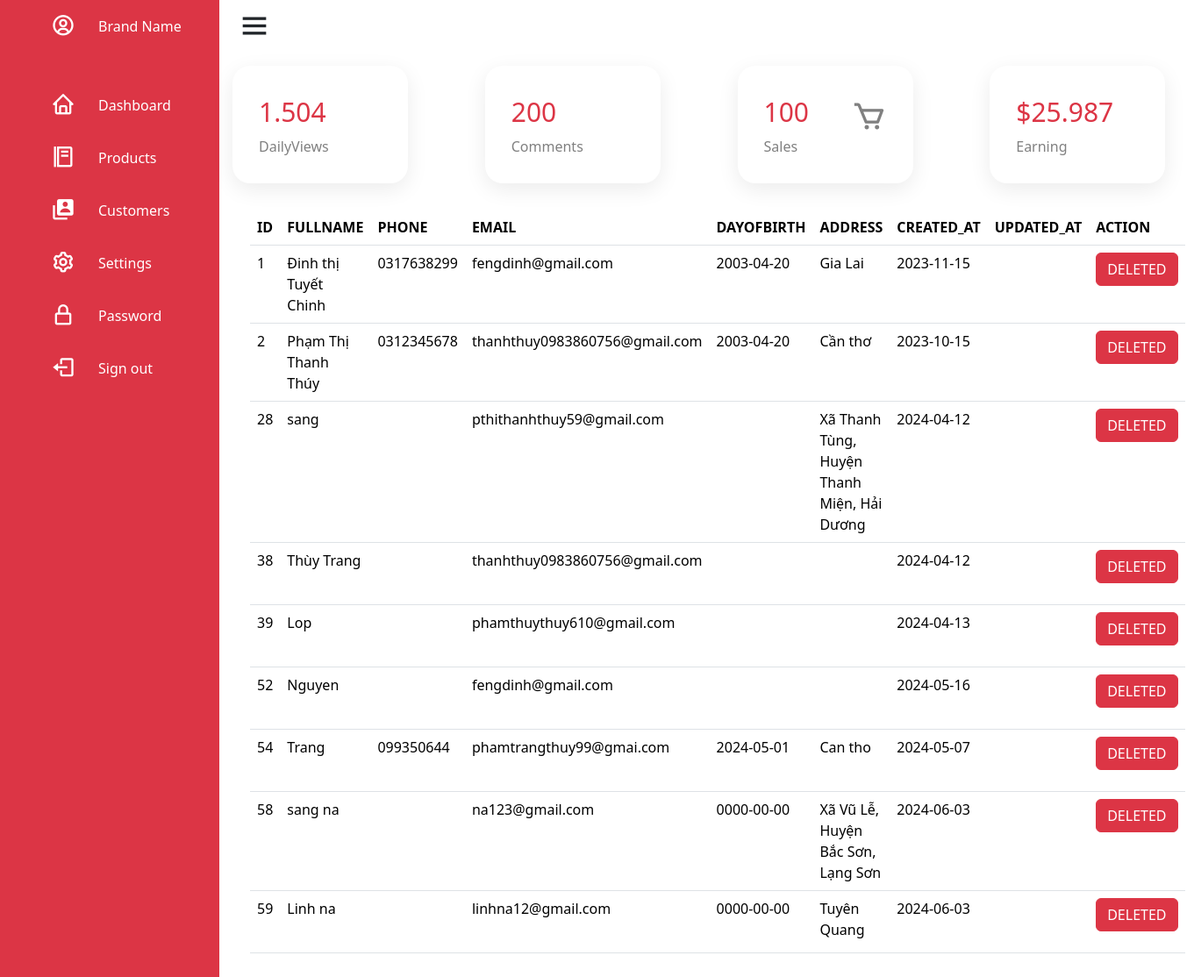
Page /admin/ViewCustomers.php on the committed database.
### tables this page shows
CREATE TABLE `users` (
  `USERID` int(11) NOT NULL,
  `FULLNAME` varchar(100) DEFAULT NULL,
  `PHONE` varchar(11) NOT NULL,
  `EMAIL` varchar(100) NOT NULL,
  `DAYOFBIRTH` date DEFAULT NULL,
  `USERADDRESS` varchar(255) DEFAULT NULL,
  `USERPASSWORD` varchar(50) NOT NULL,
  `PICTURE` varchar(255) DEFAULT NULL,
  `ROLEID` int(11) NOT NULL,
  `CREATEDAT` date NOT NULL DEFAULT current_timestamp(),
  `UPDATEDAT` date DEFAULT NULL,
  `province_id` int(11) NOT NULL
);

### config.php (called while the page is built, shortened)
<?php
$servername = "localhost";
$username = "root";
$password = "";
$dbname = "fastfood";

### class/AdminController.php (called while the page is built, shortened)
<?php
class AdminController {
    private $db;
    public function __construct($db) {
        $this->db = $db;
    }
    public function ViewCustomers() {
        $sql = 'SELECT * FROM users WHERE ROLEID=2';
        return $this->db->selectQuery($sql);
    }
}
?>

### class/DB.php (called while the page is built, shortened)
<?php
class DB {
    private $conn;
    public function __construct($conn) {
        $this->conn = $conn;
    }
    public function selectQuery($sql, $params = []) {
        $stm = $this->conn->prepare($sql);
        $stm->execute($params);
        return $stm->fetchAll(PDO::FETCH_OBJ);
    }
}
?>

### admin/ViewCustomers.php (the view, shortened to what this page needs)
<?php
    require "./header.php";
    require "../config.php";
    $model = new AdminController(new DB(new PDO("mysql:host=$servername;dbname=$dbname", $username, $password)));
    $customers = $model->ViewCustomers();
?>
    <link href="https://cdn.jsdelivr.net/npm/bootstrap@5.3.3/dist/css/bootstrap.min.css" rel="stylesheet">
<div class="mainAdd">
    <table class="table">
        <thead>
            <tr>
                <th>ID</th>
                <th>FULLNAME</th>
                <th>PHONE</th>
                <th>EMAIL</th>
                <th>DAYOFBIRTH</th>
                <th>ADDRESS</th>
                <th>CREATED_AT</th>
                <th>UPDATED_AT</th>
                <th>ACTION</th>
            </tr>
        </thead>
        <tbody>
        <?php
            foreach($customers as $item)
            {
                ?>
                <tr>
                    <td scope="row"><?php echo $item->USERID ?></td>
                    <td><?php echo $item->FULLNAME ?></td>
                    <td><?php echo $item->PHONE ?></td>
                    <td><?php echo $item->EMAIL ?></td>
                    <td><?php echo $item->DAYOFBIRTH ?></td>
                    <td><?php echo $item->USERADDRESS ?></td>
                    <td><?php echo $item->CREATEDAT ?></td>
                    <td><?php echo $item->UPDATEDAT ?></td>
                    <td>
                        <a href="./DeletedCustomer.php?USERID=<?php echo $item->USERID ?>" type="button" class="btn btn-danger mb-3 text-uppercase">deleted</a>
                    </td>
                </tr>
                <?php
            }
            ?>
        </tbody>
    </table>
</div>

### admin/AdminLayoutPage.css (style rules this page uses)
* { margin: 0px; padding: 0px; box-sizing: border-box; font-family: system-ui, -apple-system, BlinkMacSystemFont, 'Segoe UI', Roboto, Oxygen, Ubuntu, Cantarell, 'Open Sans', 'Helvetica Neue', sans-serif; }
body { min-height: 100vh; overflow-x: hidden; }
.mainAdd { position: relative; width: 90%; margin-left: 20px; padding: 15px; }

### rows in the picture
users: USERID "1", FULLNAME "Đinh thị Tuyết Chinh", PHONE "0317638299", EMAIL "fengdinh@gmail.com", DAYOFBIRTH "2003-04-20", USERADDRESS "Gia Lai", CREATEDAT "2023-11-15"
users: USERID "2", FULLNAME "Phạm Thị Thanh Thúy", PHONE "0312345678", EMAIL "thanhthuy0983860756@gmail.com", DAYOFBIRTH "2003-04-20", USERADDRESS "Cần thơ", CREATEDAT "2023-10-15"
users: USERID "28", FULLNAME "sang", EMAIL "pthithanhthuy59@gmail.com", USERADDRESS "Xã Thanh Tùng, Huyện Thanh Miện, Hải Dương", CREATEDAT "2024-04-12"
users: USERID "38", FULLNAME "Thùy Trang", EMAIL "thanhthuy0983860756@gmail.com", CREATEDAT "2024-04-12"
users: USERID "39", FULLNAME "Lop", EMAIL "phamthuythuy610@gmail.com", CREATEDAT "2024-04-13"
users: USERID "52", FULLNAME "Nguyen", EMAIL "fengdinh@gmail.com", CREATEDAT "2024-05-16"
users: USERID "54", FULLNAME "Trang", PHONE "099350644", EMAIL "phamtrangthuy99@gmai.com", DAYOFBIRTH "2024-05-01", USERADDRESS "Can tho", CREATEDAT "2024-05-07"
users: USERID "58", FULLNAME "sang na", EMAIL "na123@gmail.com", DAYOFBIRTH "0000-00-00", USERADDRESS "Xã Vũ Lễ, Huyện Bắc Sơn, Lạng Sơn", CREATEDAT "2024-06-03"
users: USERID "59", FULLNAME "Linh na", EMAIL "linhna12@gmail.com", DAYOFBIRTH "0000-00-00", USERADDRESS "Tuyên Quang", CREATEDAT "2024-06-03"
